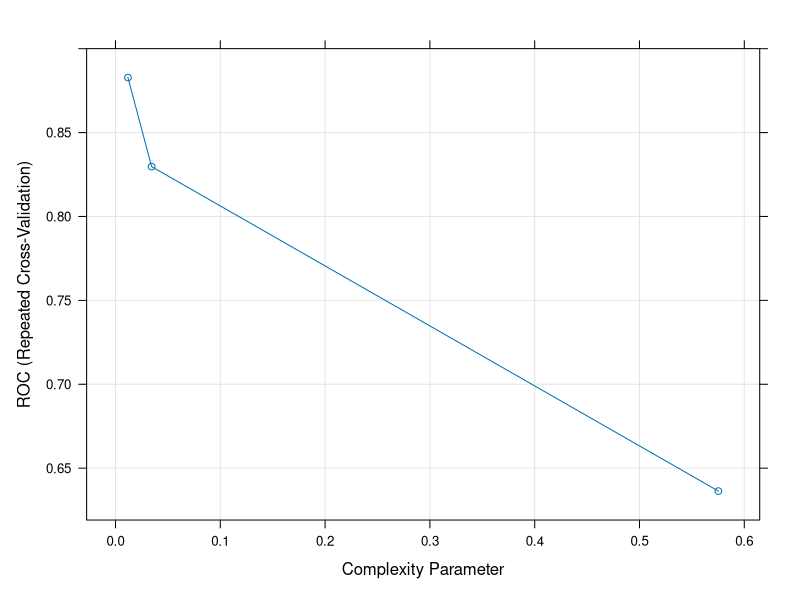

This figure's R source: (Note: this script raises an error after producing the figure.)
## ---- chunk 1
D1 <- read.csv("drop-out.csv", header = TRUE)
## ---- chunk 2
library(dplyr)

SAMPLE <- data.frame(sample(unique(D1$student_id), 511))
names(SAMPLE) <- c("student_id")

TRAIN1 <- inner_join(D1, SAMPLE, by = "student_id")
TEST1 <- anti_join(D1, SAMPLE, by = "student_id")


## ---- chunk 3
 
## ---- chunk 4

## ---- chunk 5
library(caret)

TRAIN2 <- TRAIN1[,c(2:10)] #Remove the student_id variable that we do not want to use in the model

#Define the control elements we would like to use
ctrl <- trainControl(method = "repeatedcv", #Tell caret to perform 10-fold cross validation
                repeats = 5, #Tell caret to repeat each fold three times
                classProbs = TRUE, #Calculate class probabilities
                summaryFunction = twoClassSummary)

#Define the model
cartFit <- train(complete ~ ., #Define which variable to predict 
                data = TRAIN2, #Define the data set to train the model on
                trControl = ctrl, #Tell caret the control elements (EG - the cross validation)
                method = "rpart", #Define the model type
                metric = "ROC", #Tell caret to calculate the sensitivity and specificty
                preProc = c("center", "scale")) #Center and scale the data to minimize the 

#Check the results
cartFit
                
#Plot ROC against complexity 
plot(cartFit)

## ---- chunk 6
TEST2 <- TEST1[,c(2:10)] #Remove the student_id variable that we do not want to use in the model

#Generate prediction using previously trained model
cartClasses <- predict(cartFit, newdata = TEST2)

#Generate model statistics
confusionMatrix(data = cartClasses, TEST2$complete)

## ---- chunk 7
ctrl <- trainControl(method = "repeatedcv",
                repeats = 3,
                classProbs = TRUE,
                summaryFunction = twoClassSummary)

j48Fit <- train(complete ~ .,
                data = TRAIN2,
                trControl = ctrl,
                method = "J48",
                metric = "ROC",
                preProc = c("center", "scale"))

j48Fit

plot(j48Fit)
## ---- chunk 8

j48Classes <- predict(j48Fit, newdata = TEST2)

confusionMatrix(data = j48Classes, TEST2$complete)

## ---- chunk 9
ctrl <- trainControl(method = "repeatedcv",
                repeats = 3,
                classProbs = TRUE,
                summaryFunction = twoClassSummary)

ctreeFit <- train(complete ~ .,
                data = TRAIN2,
                trControl = ctrl,
                method = "ctree",
                metric = "ROC",
                preProc = c("center", "scale"))

ctreeFit

plot(ctreeFit)
## ---- chunk 10
c50Fit <- train(complete ~ .,
                data = TRAIN2,
                trControl = ctrl,
                method = "C5.0",
                metric = "ROC",
                preProc = c("center", "scale"))

c50Fit

plot(c50Fit)

c50Classes <- predict(c50Fit, newdata = TEST2)

confusionMatrix(data = c50Classes, TEST2$complete)
## ---- chunk 11
resamps <- resamples(list(cart = cartFit, jfoureight = j48Fit, cfiveo = c50Fit))
summary(resamps)
